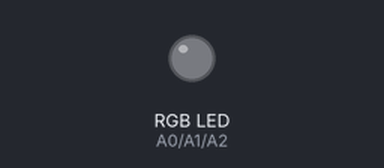
A sketch run on a simulated Arduino Uno, built with avr-gcc and run on an emulated ATmega328P. Parts: an RGB LED mixed from three pins (HIGH = lit).

Above: at 0.6 s.
At 3.8 s:
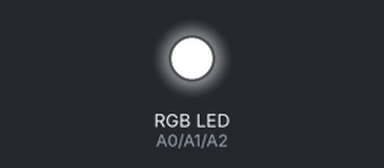
Timing chart, 0 to 8.3 s (numbered marks = the images above):
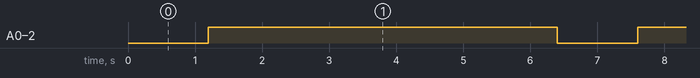

Measured:
- by itself, A0 (redPin), A1 (greenPin), A2 (bluePin): alternates HIGH for 5.2 s and LOW for 1.2 s

The sketch:

RGB.ino
```cpp
int redPin = A0;
int greenPin = A1;
int bluePin = A2;
int dt = 200;   //200 milliseconds (0.2 seconds)

void setup() {
  // put your setup code here, to run once:
  pinMode(redPin, OUTPUT);
  pinMode(greenPin, OUTPUT);
  pinMode(bluePin, OUTPUT);
}

void loop() {
  // put your main code here, to run repeatedly:
  for( int i = 100; i <= 255; i+= 5)
  {
    rgb(i, i, i);
    delay(dt);
  }
}

void rgb(int red, int green, int blue)
{
  analogWrite(redPin, red);
  analogWrite(greenPin, green);
  analogWrite(bluePin, blue);
}
```
